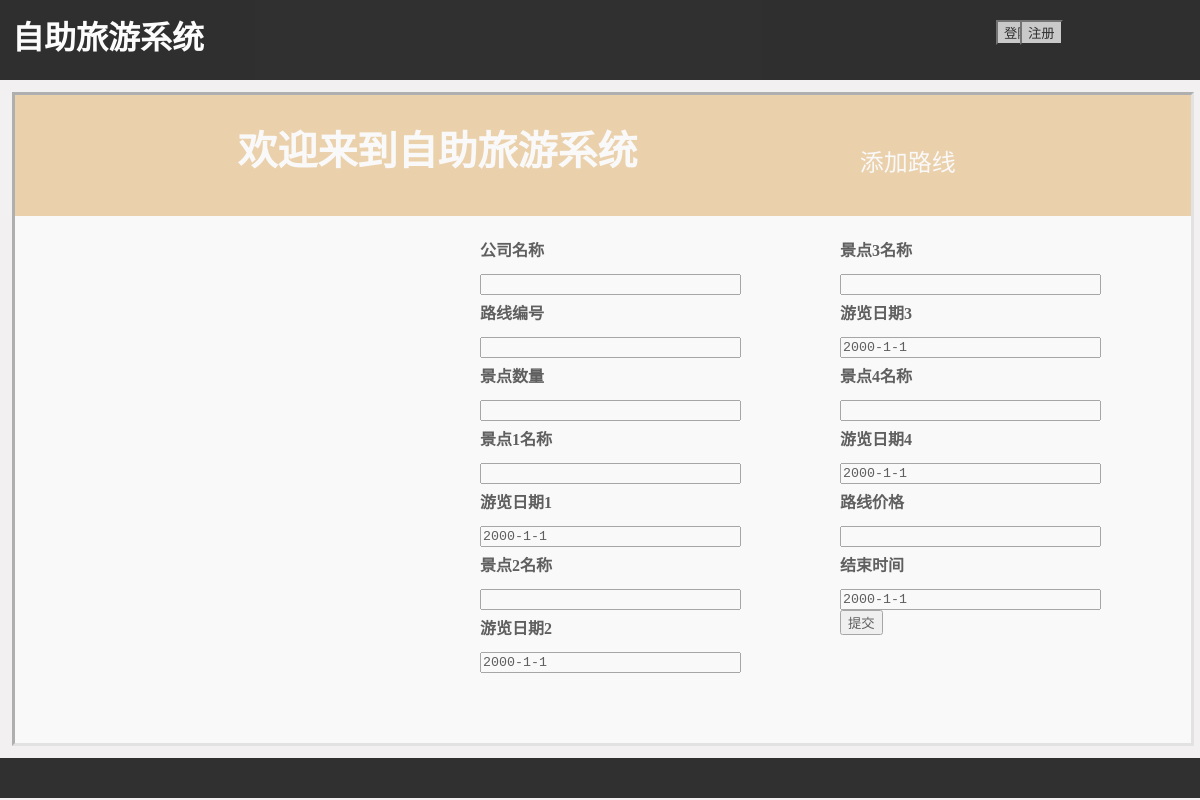
The page /addroute on the database as committed earlier.
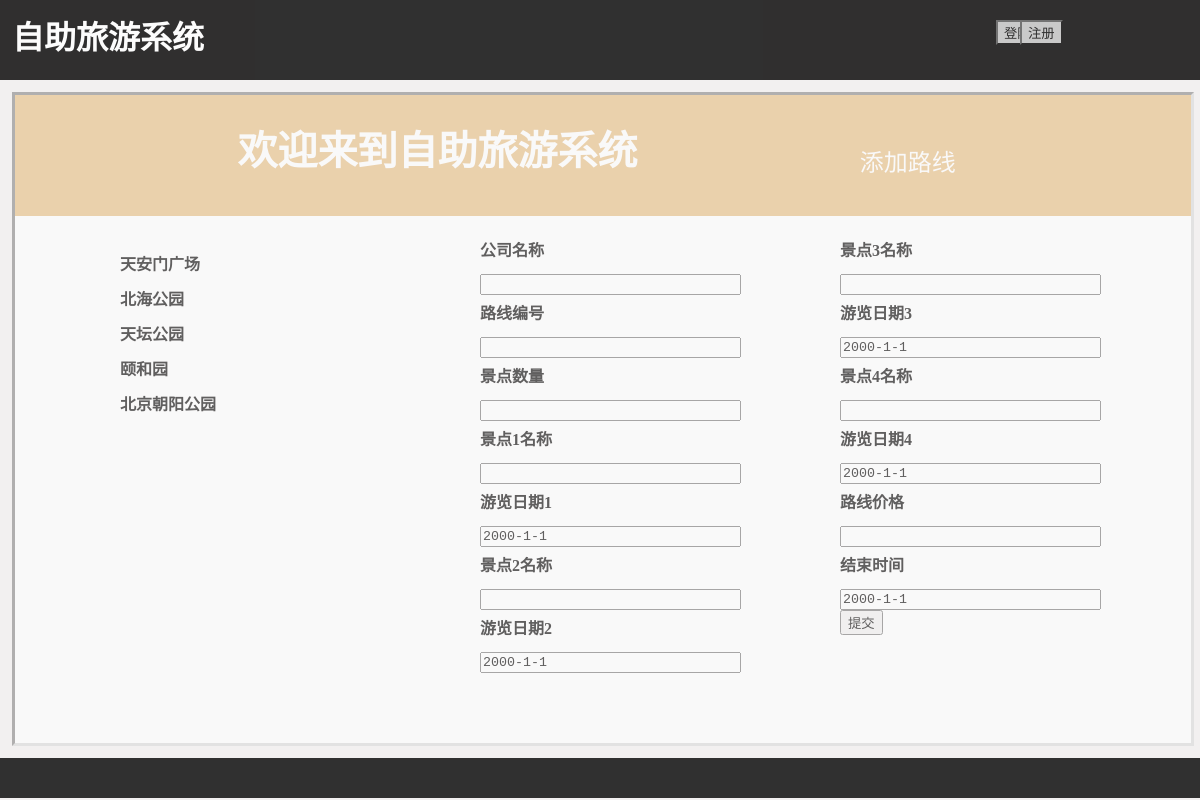
The same page on the database as committed later.
### model/models.py (models this page shows)
class ViewSpot(models.Model):
    name = models.CharField(max_length=100)
    address = models.CharField(max_length=100)
    intro = models.CharField(max_length=500)
    time = models.CharField(max_length=100)
    price = models.FloatField(default=0.0)

### model/views.py (the view)
# urls.py: url(r'^addroute$', views.addroute),
def addroute(request):
    viewspot_list = ViewSpot.objects.all()
    return render(request, 'addroute.html', {'viewspot_list': viewspot_list})

### templates/addroute.html (shortened to what this page needs)
<!DOCTYPE html>
<html>
	<head>
		{% load staticfiles %}
		<link rel="stylesheet" href="{% static 'css/addroute.css' %}" type="text/css" />
	</head>
	<body>
		<div class = "topmoudle">
			<h1 class=p1>自助旅游系统</h1>
			{% if user.is_authenticated %}
			<form action="/logout" method="get">
				<p class=username>{{ user.username }}</p>
				<button class=p3 type="submit" style="background-color: #C0C0C0; color: #000000;">退出</button>
			</form>
			{% else %}
			<form action="/login" method="get">
				<button class=p2 type="submit" style="background-color: #C0C0C0; color: #000000;">登陆</button>
			</form>
			<form action="/regist" method="get">
            	<button class=p3 type="submit" style="background-color: #C0C0C0; color: #000000;">注册</button>
        	</form>
			{% endif %}
		</div>
		<div class = "middlemoudle">
			<div class="rectangle1">
				欢迎来到自助旅游系统
				<p class=p6>添加路线</p>
			</div>
			<div class="rectangle2">
				<form action="/addroute/result" method="post">
					<div style="position:absolute; left: 10%;">
						{% for viewspot in viewspot_list %}
							<p style="margin-top:30px;">{{ viewspot.name }}</p>
						{% endfor %}
					</div>
					<div style="position:absolute; left: 40%;">
						<p>公司名称</p><br>
						<textarea rows="1" cols="30" name="company_name" style="resize:none" readonly>{{ user.username }}</textarea><br>
						<p>路线编号</p><br>
						<textarea rows="1" cols="30" name="route_num" style="resize:none"></textarea><br>
						<p>景点数量</p><br>
						<textarea rows="1" cols="30" name="stand_num" style="resize:none"></textarea><br>
						<p>景点1名称</p><br>
						<textarea rows="1" cols="30" name="stand_1_name" style="resize:none"></textarea><br>
						<p>游览日期1</p><br>
						<textarea rows="1" cols="30" name="date_1" style="resize:none">2000-1-1</textarea><br>
						<p>景点2名称</p><br>
						<textarea rows="1" cols="30" name="stand_2_name" style="resize:none"></textarea><br>
						<p>游览日期2</p><br>
						<textarea rows="1" cols="30" name="date_2" style="resize:none">2000-1-1</textarea><br>
					</div>
					<div style="position:absolute; left: 70%;">
						<p>景点3名称</p><br>
						<textarea rows="1" cols="30" name="stand_3_name" style="resize:none"></textarea><br>
						<p>游览日期3</p><br>
						<textarea rows="1" cols="30" name="date_3" style="resize:none">2000-1-1</textarea><br>
						<p>景点4名称</p><br>
						<textarea rows="1" cols="30" name="stand_4_name" style="resize:none"></textarea><br>
						<p>游览日期4</p><br>
        					<textarea rows="1" cols="30" name="date_4" style="resize:none">2000-1-1</textarea><br>
						<p>路线价格</p><br>
        					<textarea rows="1" cols="30" name="price" style="resize:none"></textarea><br>
						<p>结束时间</p><br>
        					<textarea rows="1" cols="30" name="end" style="resize:none">2000-1-1</textarea><br>
						<input type="submit" value="提交">
					</div>
				</form>
			</div>
		</div>
		<div class = "buttommoudle"> </div>
	</body>
</html>

### static/css/addroute.css (style rules this page uses)
html { height:100%; }
body { margin: 0; height: 100%; background-color:#F2F0F0; }
.topmoudle { margin:0; width:100%; height:10%; background-color: black; opacity:0.8; }
.middlemoudle { margin: 1% 1% 1% 1%; padding:0; height:81%; width:98%; background-color: #fff; border-style:inset; border-color:#D9D9D9; opacity:0.6; }
.buttommoudle { margin-up:85%; height:5%; width:100%; background-color: black; opacity:0.8; }
.p1 { margin:0; padding-top:1%; padding-left:1%; color:#fff; font-weight:700; }
.p2 { position:absolute; left: 83%; top: 2.5%; font-weight:300; color:#fff; }
.p3 { position:absolute; left: 85%; top: 2.5%; font-weight:300; color:#fff; }
.rectangle1 { margin:0; padding-top:2%; background-color:#E0AD61; opacity:0.8; height: 15%; width: 100%; font-size:250%; font-weight:700; color:white; text-align: center; }
.rectangle2 { margin-top:1%; margin-left:5%; font-weight:700; color:#000000; line-height:5px; }
.p6 { font-size:60%; font-weight:300; float:right; margin-right:20%; }

Rows that differ between the two databases and show on the page:
added ViewSpot: name "天安门广场"
added ViewSpot: name "北海公园"
added ViewSpot: name "天坛公园"
added ViewSpot: name "颐和园"
added ViewSpot: name "北京朝阳公园"
